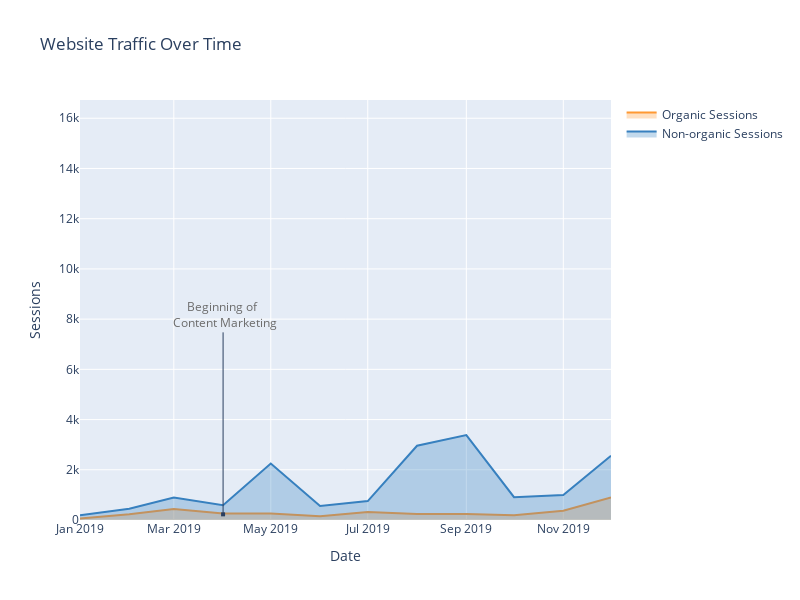

This figure's notebook cell:
### Markdown cell above
# Start plotting

### Code cell
layout = cf.Layout(
    height = 600,
    width = 800,
    yaxis = dict(
    title = 'Sessions'),
    xaxis = dict(
    title = 'Date'),
    title = 'Website Traffic Over Time'
)

fig = df_sessions.groupby(['Date'],as_index=True)['Organic Sessions','Non-organic Sessions'].mean().\
    iplot(kind='scatter',
          fill=True,
          width=2,
          asFigure=True,
          layout = layout)

fig.layout.annotations = [
        dict(
            x='2019-04',
            y='225',
            text='Beginning of <br> Content Marketing',
            showarrow=True,
            arrowhead=7,
            ax=0,
            ay=-200,
            font=dict(
            size=12,
            color='rgb(107, 107, 107)'
            )
        )
]

fig.show()

### Figure 1 — Plotly figure (JSON) as saved in the notebook; plotly's stock layout.template omitted (floating-point values rounded to 4 significant figures)
{"data": [{"fill": "tozeroy", "fillcolor": "rgba(255, 153, 51, 0.3)", "line": {"color": "rgba(255, 153, 51, 1.0)", "dash": "solid", "shape": "linear", "width": 2}, "mode": "lines", "name": "Organic Sessions", "text": "", "type": "scatter", "x": ["2019-01", "2019-02", "2019-03", "2019-04", "2019-05", "2019-06", "2019-07", "2019-08", "2019-09", "2019-10", "2019-11", "2019-12", "2019-13", "2019-14", "2019-15", "2019-16", "2019-17", "2019-18", "2019-19", "2019-20", "2019-21", "2019-22"], "y": [64, 226, 437, 258, 258, 154, 321, 238, 240, 187, 372, 901, 363, 435, 2741, 318, 1510, 457, 3760, 1020, 7634, 605]}, {"fill": "tozeroy", "fillcolor": "rgba(55, 128, 191, 0.3)", "line": {"color": "rgba(55, 128, 191, 1.0)", "dash": "solid", "shape": "linear", "width": 2}, "mode": "lines", "name": "Non-organic Sessions", "text": "", "type": "scatter", "x": ["2019-01", "2019-02", "2019-03", "2019-04", "2019-05", "2019-06", "2019-07", "2019-08", "2019-09", "2019-10", "2019-11", "2019-12", "2019-13", "2019-14", "2019-15", "2019-16", "2019-17", "2019-18", "2019-19", "2019-20", "2019-21", "2019-22"], "y": [191, 445, 898, 590, 2246, 559, 754, 2956, 3381, 910, 991, 2557, 987, 1165, 8590, 988, 3457, 886, 15891, 1804, 9822, 1096]}], "layout": {"annotations": [{"arrowhead": 7, "ax": 0, "ay": -200, "font": {"color": "rgb(107, 107, 107)", "size": 12}, "showarrow": true, "text": "Beginning of <br> Content Marketing", "x": "2019-04", "y": "225"}], "height": 600, "title": {"text": "Website Traffic Over Time"}, "width": 800, "xaxis": {"autorange": true, "range": ["2019-01-01", "2019-12-01"], "title": {"text": "Date"}, "type": "date"}, "yaxis": {"autorange": true, "range": [0, 16730.0], "title": {"text": "Sessions"}, "type": "linear"}}}
